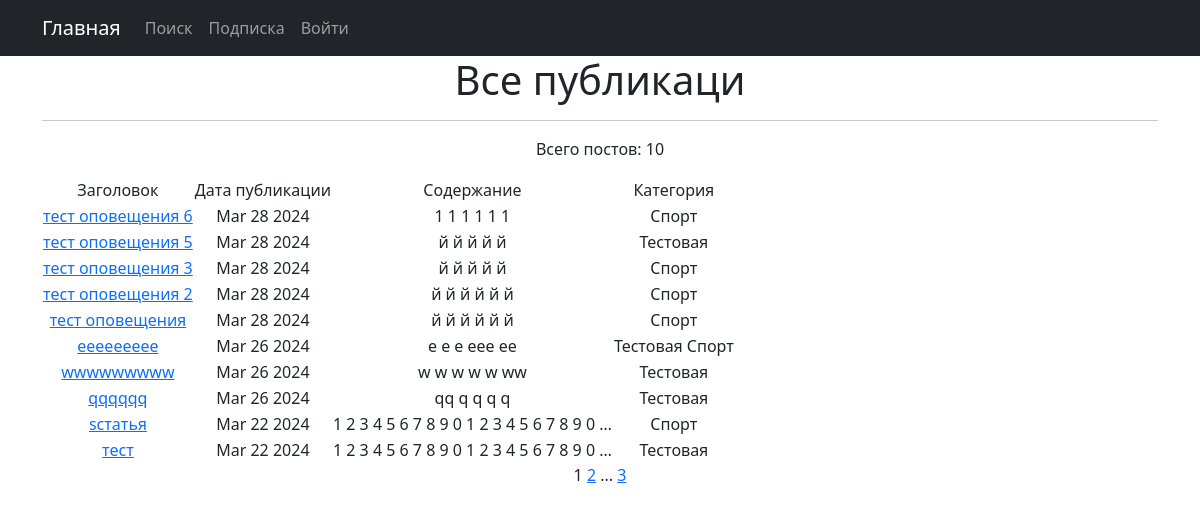
/posts/, run on the app's committed database.
### news/models.py (models this page shows, shortened)
class Post(models.Model):
    article = 'ARTICLE'
    news = 'NEWS'
    POST_TYPES = [
        (article, 'Статья'),
        (news, 'Новость')
    ]
    author = models.ForeignKey(Author, on_delete=models.CASCADE)
    type = models.CharField(max_length=255, choices=POST_TYPES, default=article)
    publication_time = models.DateTimeField(auto_now_add=True)
    category = models.ManyToManyField(Category, through='PostCategory')
    heading = models.CharField(max_length=255)
    text = models.TextField()
    rating = models.IntegerField(default=0)

class Category(models.Model):
    category_name = models.CharField(max_length=255, unique=True)

### news/views.py (the view)
# urls.py: path('posts/', NewsList.as_view(), name='news_list'),
class NewsList(ListView):
    model = Post
    ordering = '-publication_time'
    template_name = 'news.html'
    context_object_name = 'news'
    paginate_by = 10

### news/templatetags/custom_filters.py (called while the page is built)
@register.filter()
def censor(value):
    bad_words = ['козявка', 'негодяй', 'подлец', 'засранец']
    moder_text = value
    for i in value.split():
        if i.lower() in bad_words:
            print(len(i))
            word = i[0] + '*' * (len(i) - 1)
            moder_text = moder_text.replace(i, word)
    return moder_text

### news/templatetags/custom_tags.py (called while the page is built)
@register.simple_tag(takes_context=True)
def url_replace(context, **kwargs):
    d = context['request'].GET.copy()
    for k, v in kwargs.items():
        d[k] = v
    return d.urlencode()

### templates/news.html (shortened to what this page needs)
{% extends 'flatpages/default.html' %}
{% load custom_filters %}
{% load custom_tags %}
{% block content %}
    <h1>Все публикаци</h1>
   <hr>
   {% if news %}
    <p>Всего постов: {{news|length}}</p>
       <table>
           <tr>
               <td>Заголовок</td>
               <td>Дата публикации</td>
               <td>Содержание</td>
               <td>Категория</td>
           </tr>
           {% for post in news %}
           <tr>
               <td><a href={{post.pk}}>{{ post.heading|censor }}</a></td>
               <td>{{ post.publication_time|date:'M d Y' }}</td>
               <td>{{ post.text|censor|truncatewords:20}}</td>
               <td>{% for category in post.category.all %}
                   {{ category.category_name }}
                    {% endfor %}
               </td>
           </tr>
           {% endfor %}
       </table>
   {% else %}
       <h2>Нет записей(</h2>
   {% endif %}
   {{ page_obj.number }}
   {% if page_obj.has_next %}
       <a href="?{% url_replace page=page_obj.next_page_number %}">{{ page_obj.next_page_number }}</a>
       {% if paginator.num_pages != page_obj.next_page_number %}
           ...
           <a href="?{% url_replace page=page_obj.paginator.num_pages %}">{{ page_obj.paginator.num_pages }}</a>
       {% endif %}
   {% endif %}
{% endblock content %}

### data on the page
Post: heading|censor "тест оповещения 6", publication_time "Mar 28 2024", text|censor "1 1 1 1 1 1"
Category: category_name "Спорт"
Post: heading|censor "тест оповещения 5", publication_time "Mar 28 2024", text|censor "й й й й й"
Category: category_name "Тестовая"
Post: heading|censor "тест оповещения 3", publication_time "Mar 28 2024", text|censor "й й й й й"
Post: heading|censor "тест оповещения 2", publication_time "Mar 28 2024", text|censor "й й й й й й"
Post: heading|censor "тест оповещения", publication_time "Mar 28 2024", text|censor "й й й й й й"
Post: heading|censor "eeeeeeeee", publication_time "Mar 26 2024", text|censor "e e e eee ee"
Post: heading|censor "wwwwwwwww", publication_time "Mar 26 2024", text|censor "w w w w w ww"
Post: heading|censor "qqqqqq", publication_time "Mar 26 2024", text|censor "qq q q q q"
Post: heading|censor "sстатья", publication_time "Mar 22 2024", text|censor "1 2 3 4 5 6 7 8 9 0 1 2 3 4 5 6 7 8 9 0 …"
Post: heading|censor "тест", publication_time "Mar 22 2024", text|censor "1 2 3 4 5 6 7 8 9 0 1 2 3 4 5 6 7 8 9 0 …"

### other printed values
{{ news|length }} "10"
{{ page_obj.number }} "1"
{{ page_obj.next_page_number }} "2"
{{ page_obj.paginator.num_pages }} "3"
